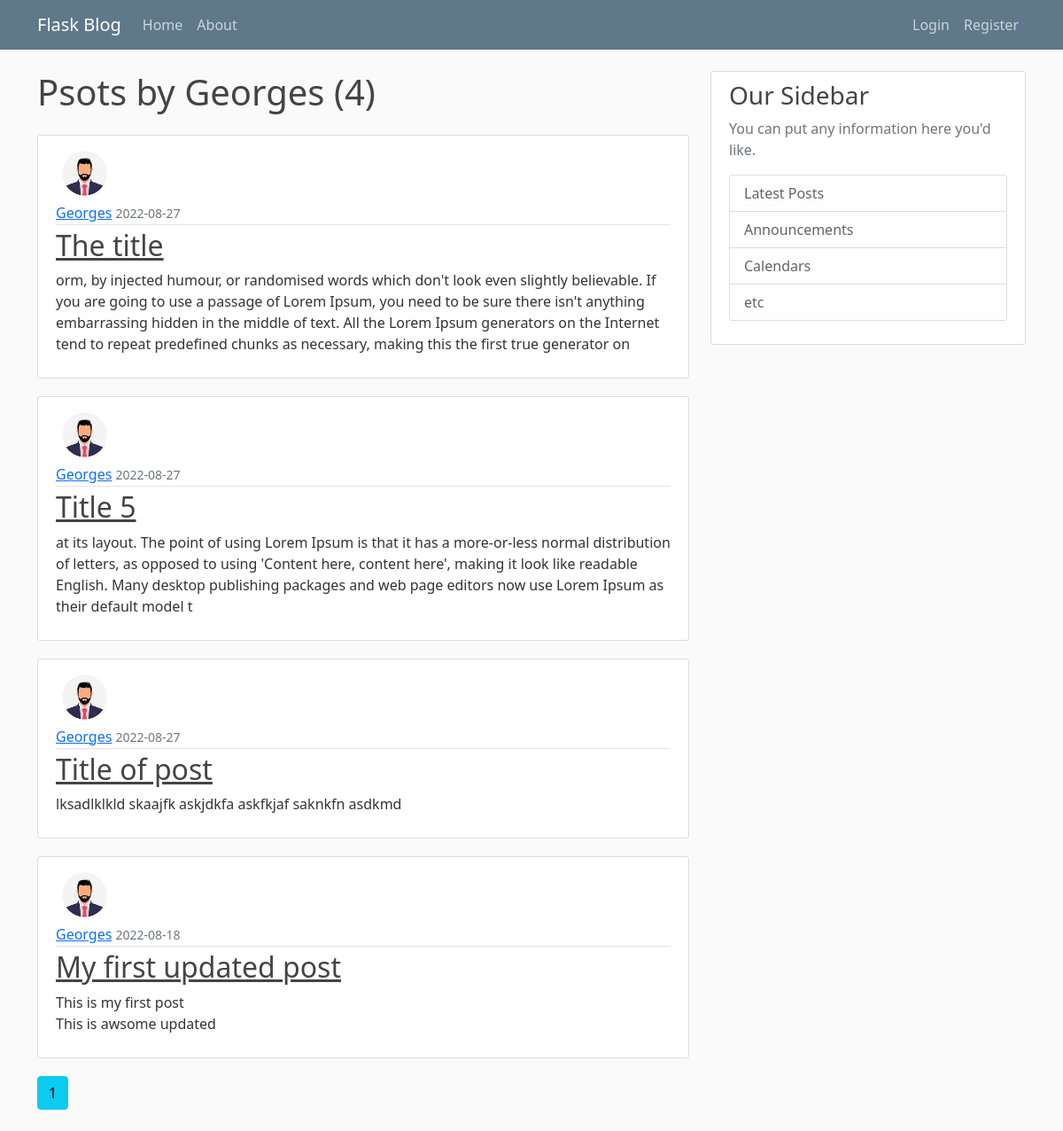
The app's page /user/Georges with its own data.
### flaskblog/models.py (models this page shows, shortened)
class User(db.Model, UserMixin):
    id = db.Column(db.Integer, primary_key=True)
    username = db.Column(db.String(20), unique=True, nullable=False)
    email = db.Column(db.String(120), unique=True, nullable=False)
    image_file = db.Column(db.String(20), nullable=False, default='default.png')
    password = db.Column(db.String(60), nullable=False)
    posts = db.relationship('Post', backref='author', lazy=True)

class Post(db.Model):
    id = db.Column(db.Integer, primary_key=True)
    title = db.Column(db.String(100), nullable=False)
    date_posted = db.Column(db.DateTime, nullable=False, default=datetime.utcnow)
    content = db.Column(db.Text(20), nullable=False)
    user_id =  db.Column(db.Integer, db.ForeignKey('user.id'), nullable=False)

### flaskblog/routes.py (the view)
@app.route("/user/<string:username>")
def user_posts(username):
    page = request.args.get('page', 1, type=int)
    user = User.query.filter_by(username=username).first_or_404()
    posts = Post.query.filter_by(author=user)\
        .order_by(Post.date_posted.desc())\
        .paginate(page=page, per_page=4)
    return render_template('user_posts.html', posts=posts, user=user)

### flaskblog/templates/user_posts.html
{% extends "layout.html" %}
{% block content %}
    <h1 class="mb-4">Psots by {{user.username}} ({{ posts.total}})</h1>
    {% for post in posts.items %}
    <article class="media content-section">
      <img class="rounded-circle article-img" src="{{ url_for('static', filename='profile_pics/'+post.author.image_file) }}">
      <div class="media-body">
        <div class="article-metadata">
          <a class="mr-2" href="{{ url_for('user_posts', username=post.author.username) }}">{{ post.author.username }}</a>
          <small class="text-muted">{{ post.date_posted.strftime('%Y-%m-%d') }}</small>
        </div>
        <h2><a class="article-title" href="{{url_for('post',post_id=post.id)}}">{{ post.title }}</a></h2>
        <p class="article-content">{{ post.content }}</p>
      </div>
    </article>
    {% endfor %}
    {% for page_num in posts.iter_pages(left_edge=1, right_edge=1, left_current=1, right_current=2) %}
      {% if page_num %}
        {% if posts.page == page_num %}
          <a class="btn btn-info mb-4" href="{{ url_for('user_posts', username=user.username, page=page_num) }}">{{ page_num }}</a>
        {% else %}
          <a class="btn btn-outline-info mb-4" href="{{ url_for('user_posts', username=user.username, page=page_num) }}">{{ page_num }}</a>
        {% endif %}
      {% else %}
        ...
      {% endif %}
    {% endfor %}
{% endblock content %}

### flaskblog/templates/layout.html (shortened to what this page needs)
<!DOCTYPE html>
<html>
<head>
    <link href="https://cdn.jsdelivr.net/npm/bootstrap@5.0.2/dist/css/bootstrap.min.css" rel="stylesheet">
    <link rel="stylesheet" type="text/css" href="{{ url_for('static', filename='main.css') }}">
</head>
<body>
    <header class="site-header">
        <nav class="navbar navbar-expand-md navbar-dark bg-steel fixed-top">
          <div class="container">
            <a class="navbar-brand mr-4" href="/">Flask Blog</a>
            <div class="collapse navbar-collapse" id="navbarToggle">
              <div class="navbar-nav me-auto">
                <a class="nav-item nav-link" href="{{url_for('home')}}">Home</a>
                <a class="nav-item nav-link" href="{{url_for('about')}}">About</a>
              </div>
              <div class="navbar-nav ms-auto">
                {% if current_user.is_authenticated %}
                <a class="nav-item nav-link" href="{{url_for('new_post')}}">New Post</a>
                <a class="nav-item nav-link" href="{{url_for('logout')}}">Logout</a>
                <a class="nav-item nav-link" href="{{url_for('account')}}">Account</a>
                {% else %}
                <a class="nav-item nav-link" href="{{url_for('login')}}">Login</a>
                <a class="nav-item nav-link" href="{{url_for('register')}}">Register</a>
                {% endif %}
              </div>
            </div>
          </div>
        </nav>
    </header>
    <main role="main" class="container">
      <div class="row">
        <div class="col-md-8">
            {% block content %}{% endblock %}
        </div>
        <div class="col-md-4">
          <div class="content-section">
            <h3>Our Sidebar</h3>
            <p class='text-muted'>You can put any information here you'd like.
              <ul class="list-group">
                <li class="list-group-item list-group-item-light">Latest Posts</li>
                <li class="list-group-item list-group-item-light">Announcements</li>
                <li class="list-group-item list-group-item-light">Calendars</li>
                <li class="list-group-item list-group-item-light">etc</li>
              </ul>
            </p>
          </div>
        </div>
      </div>
    </main>
</body>
</html>

### flaskblog/static/main.css (style rules this page uses)
body { background: #fafafa; color: #333333; margin-top: 5rem; }
h1, h2, h3, h4, h5, h6 { color: #444444; }
.bg-steel { background-color: #5f788a; }
.site-header .navbar-nav .nav-link { color: #cbd5db; }
.content-section { background: #ffffff; padding: 10px 20px; border: 1px solid #dddddd; border-radius: 3px; margin-bottom: 20px; }
.article-title { color: #444444; }
.article-content { white-space: pre-line; }
.article-img { height: 65px; width: 65px; margin-right: 16px; }
.article-metadata { padding-bottom: 1px; margin-bottom: 4px; border-bottom: 1px solid #e3e3e3 }

### records on screen
User: username "Georges"
Post: image_file (picture), author.username "Georges", date_posted "2022-08-27", title "The title", content "orm, by injected humour, or randomised words which don't look even slightly believable. If you are going to use a passage of Lorem Ipsum, you need to be sure there isn't anything embarrassing hidden in the middle of text. All the Lorem Ipsum generators on the Internet tend to repeat predefined chunks as necessary, making this the first true generator on"
Post: image_file (picture), author.username "Georges", date_posted "2022-08-27", title "Title 5", content "at its layout. The point of using Lorem Ipsum is that it has a more-or-less normal distribution of letters, as opposed to using 'Content here, content here', making it look like readable English. Many desktop publishing packages and web page editors now use Lorem Ipsum as their default model t"
Post: image_file (picture), author.username "Georges", date_posted "2022-08-27", title "Title of post", content "lksadlklkld skaajfk askjdkfa askfkjaf saknkfn asdkmd"
Post: image_file (picture), author.username "Georges", date_posted "2022-08-18", title "My first updated post", content "This is my first post This is awsome updated"

### other values on screen
{{ posts.total }} "4"
{{ page_num }} "1"
